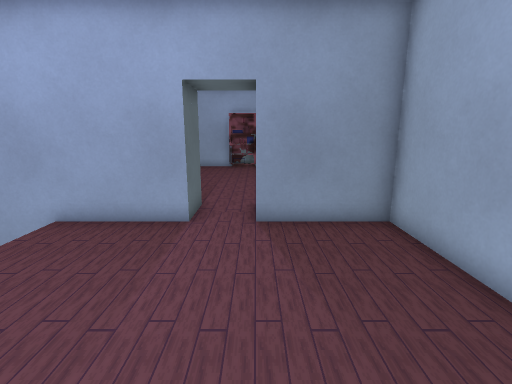
View 1 (above)

12 first-person views from a walk through a level from a Godot 3-D game. The camera is 1.3 m above the floor, tilts 12° down and sees 85° across. The floor is counted in squares, 0.5 m on a side. Each view is taken from the middle of a square. On the plan, view 1 faces up. The plan holds only what a view shows up to about 19 squares ahead; the rest is blank. The place goes on beyond the plan. Door leaves are left out where a doorway can be walked through. Some surface patterns are stand-ins.

View 2
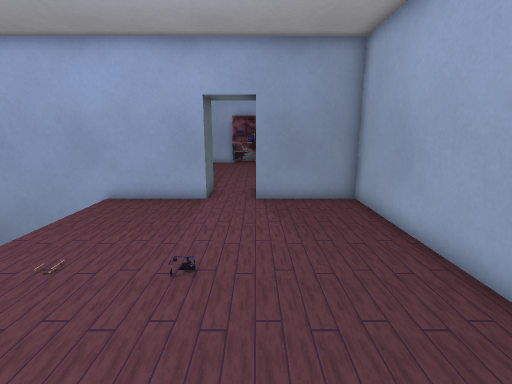

View 3
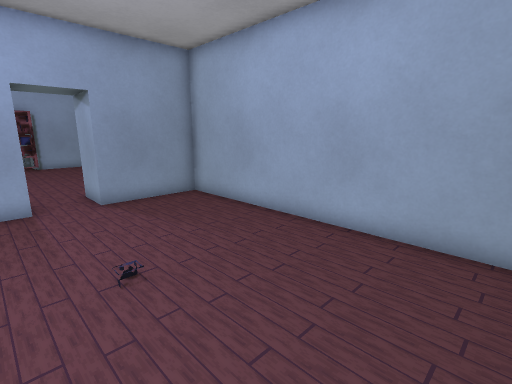

View 4
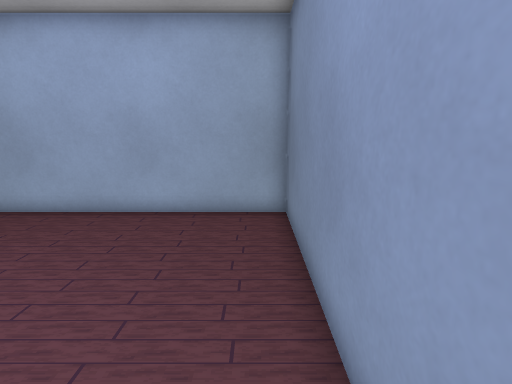

View 5
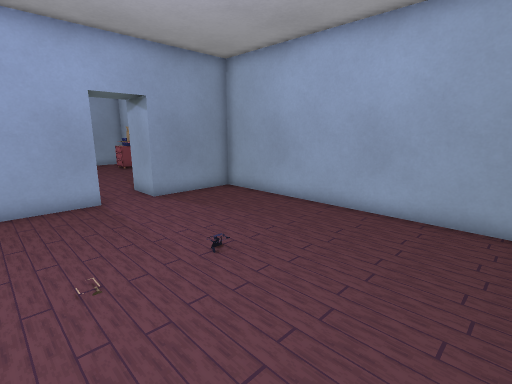

View 6
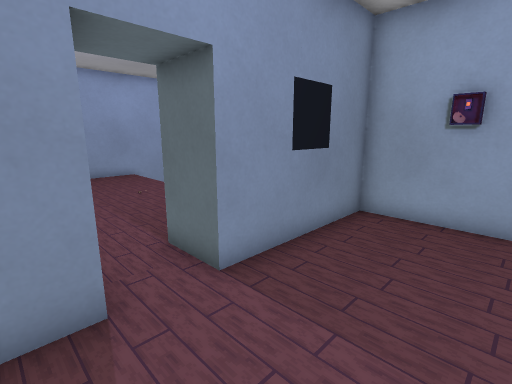

View 7
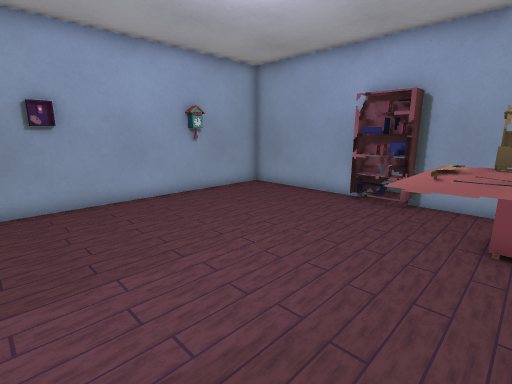

View 8
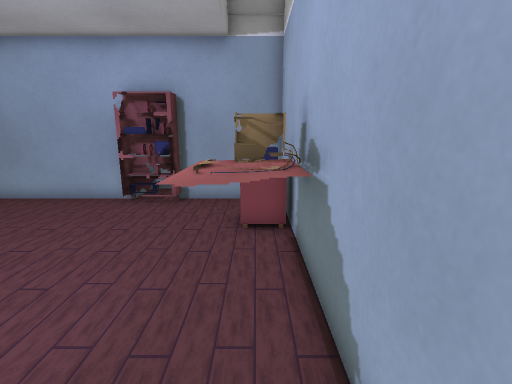

View 9
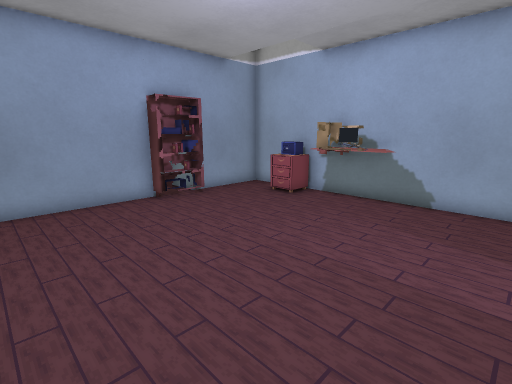

View 10
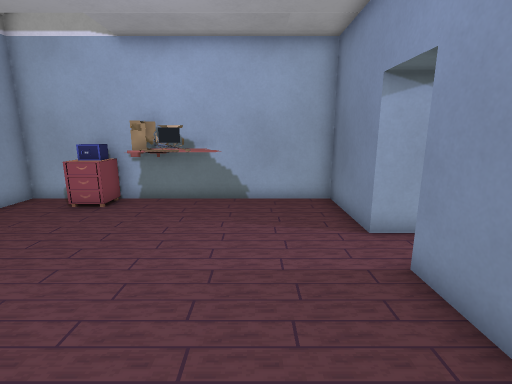

View 11
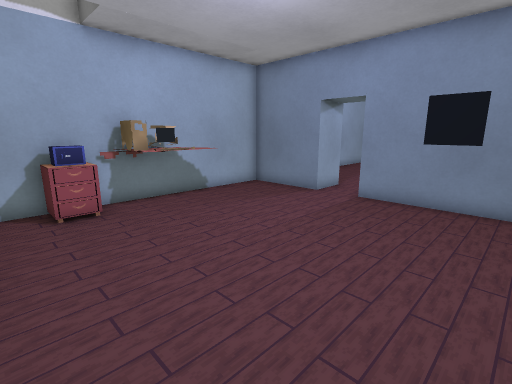

View 12
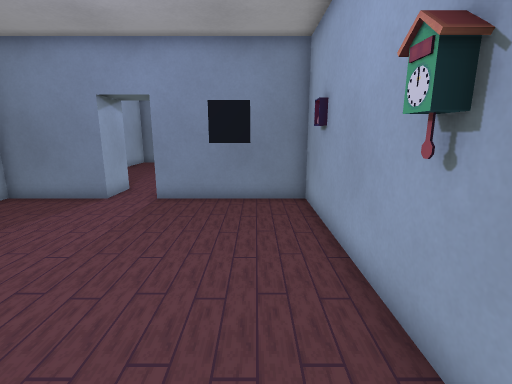

### Floor plan
Key: @ floor where view 1 was taken; # wall or solid block; . floor; D open door; v drop or lower ground; B battery; K bookshelf; R drawers; E desk.
Columns run from 10 left of view 1 to 4 right of it. Each row starts with its distance up from view 1.
 24         # #
 23         #.#
 22   #######K#####
 21   #.....KKK...#
 20   #..........R#
 19   #..........R#
 18   #......... R#
 17   #.........EE#
 16   #.........EE#
 15   #.........EE#
 14   #.........EE#
 13   #...........#
 12   #...........#
 11   #...........#
 10   ######DDD####
  9   #######.#####
  8 #########.#####
  7     v.........#
  6     v.........#
  5     v.........#
  4     v.........#
  3     v.........#
  2      ....B....#
  1      .........#
  0     v.....@...#
 -1     v.........#
 -2     v.........#
 -3     v.........#
 -4   #############

Positions as (right, up) in squares from view 1, and headings:
1: (0, 0), facing up
2: (0, -3), facing up
3: (-3, -3), facing up-right
4: (-5, -3), facing right
5: (-5, -3), facing up-right
6: (1, 14), facing down-left
7: (3, 11), facing up-left
8: (3, 11), facing up
9: (-7, 11), facing up-right
10: (-7, 13), facing right
11: (-7, 21), facing down-right
12: (-6, 21), facing down
